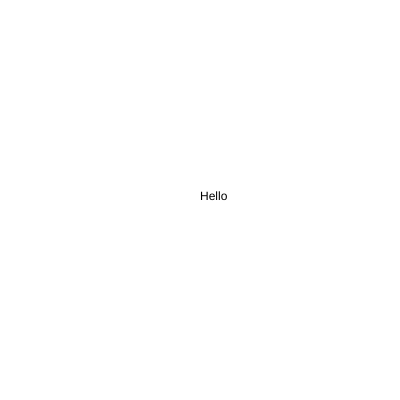
Frame 1 (no input)
Frame 60 (no input): identical to frame 1, image omitted
Frame 120 (the mouse pressed at the canvas centre since frame 60): identical to frame 1, image omitted

The p5.js sketch that drew this single still picture (run headless with seeded random() and noise() and a simulated clock; from frame 60 on, the mouse is pressed at the canvas centre):

// p5.js sketch
// ── sketch.js

function setup() {
  createCanvas(400,400);
}

function draw() 
{
  background("white");
text("Hello", 200, 200);
}
